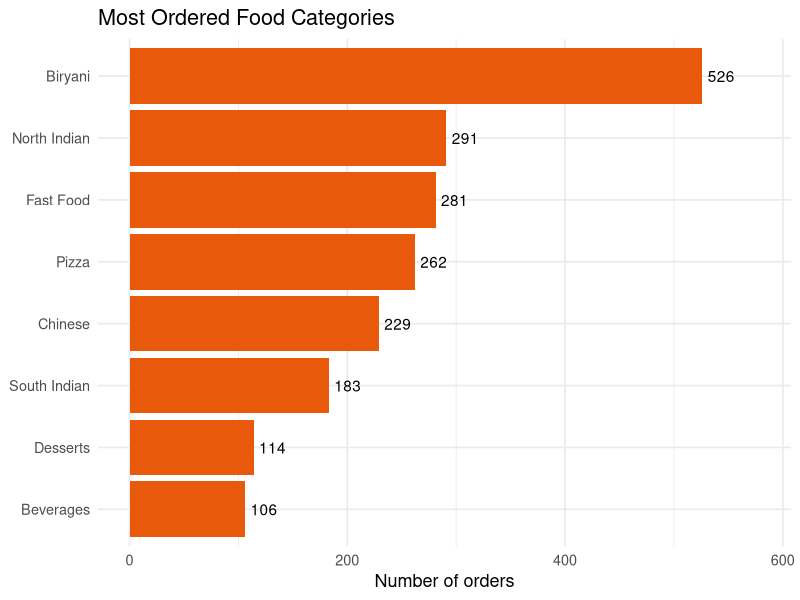
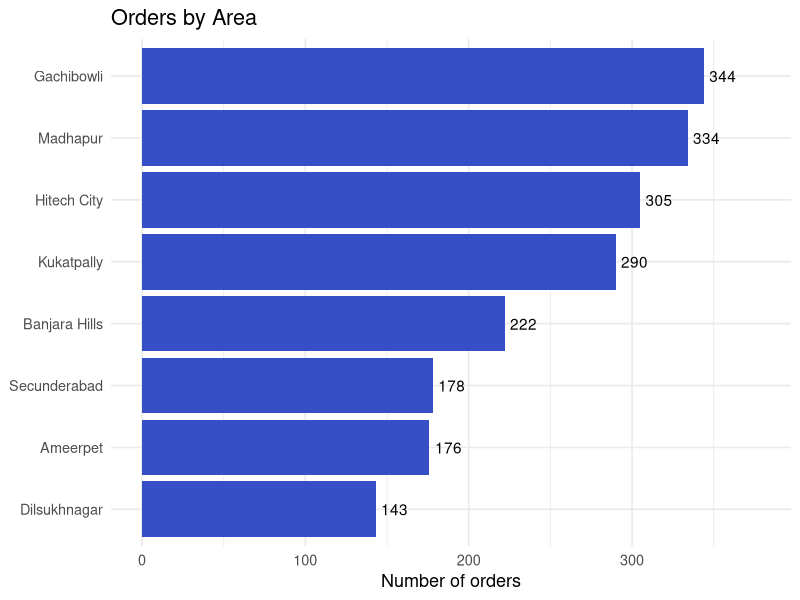
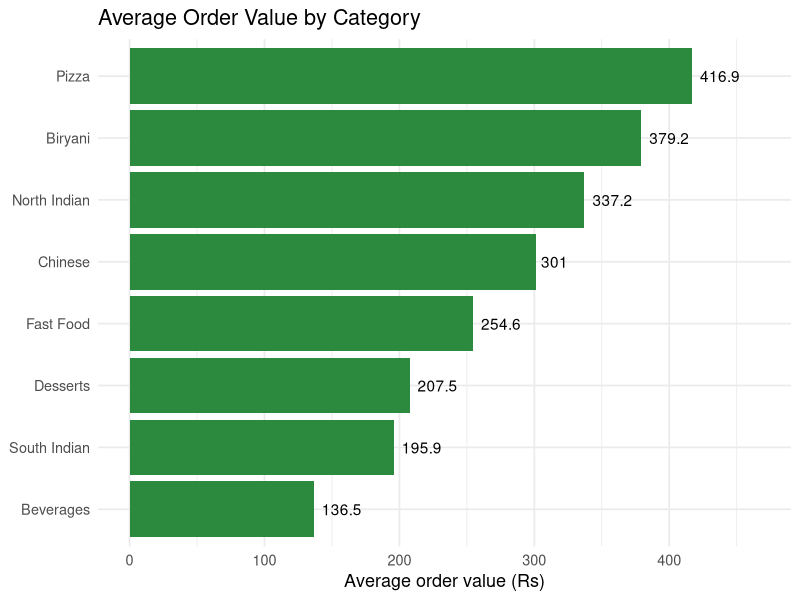
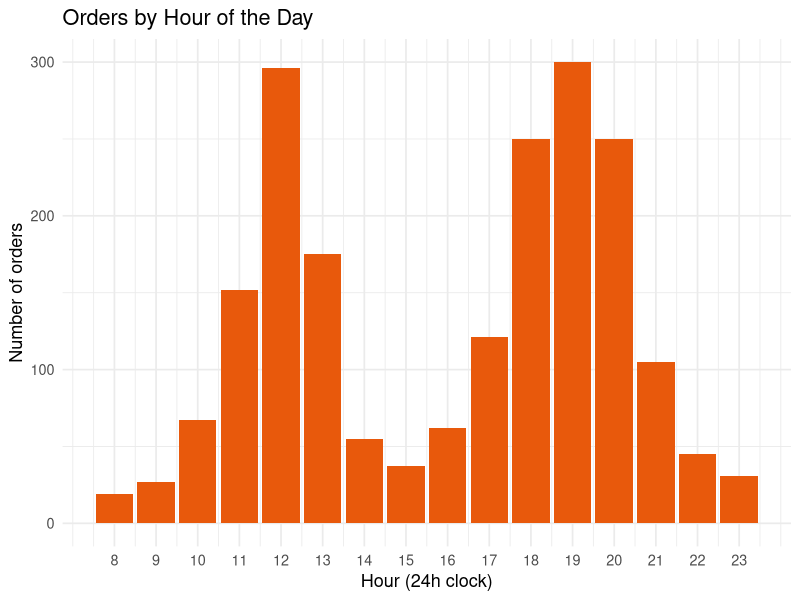
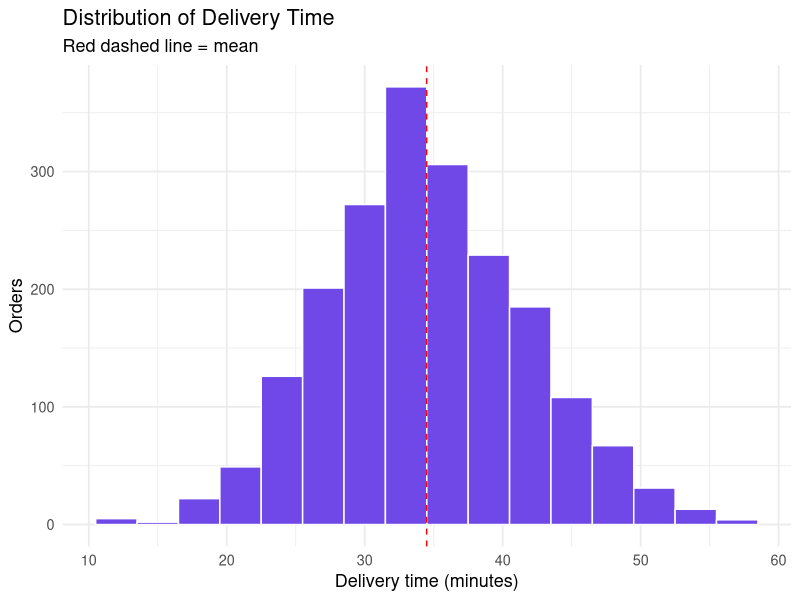
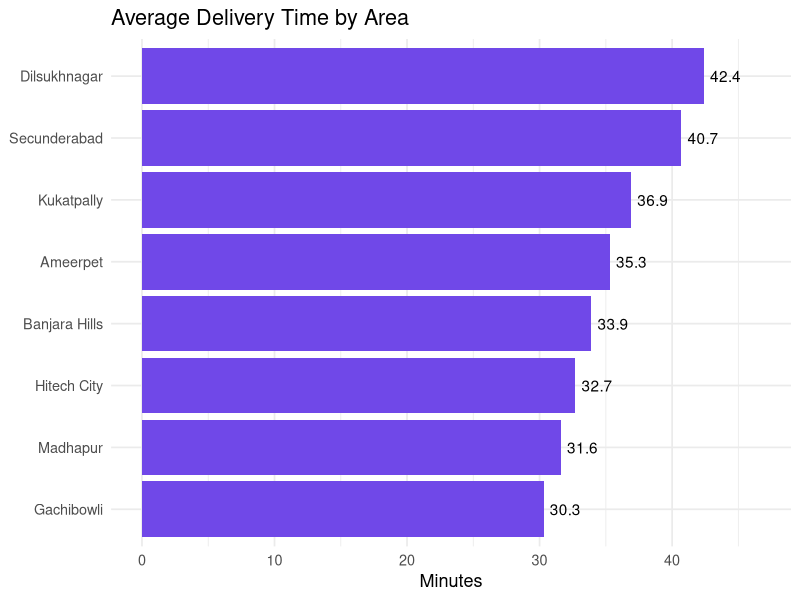
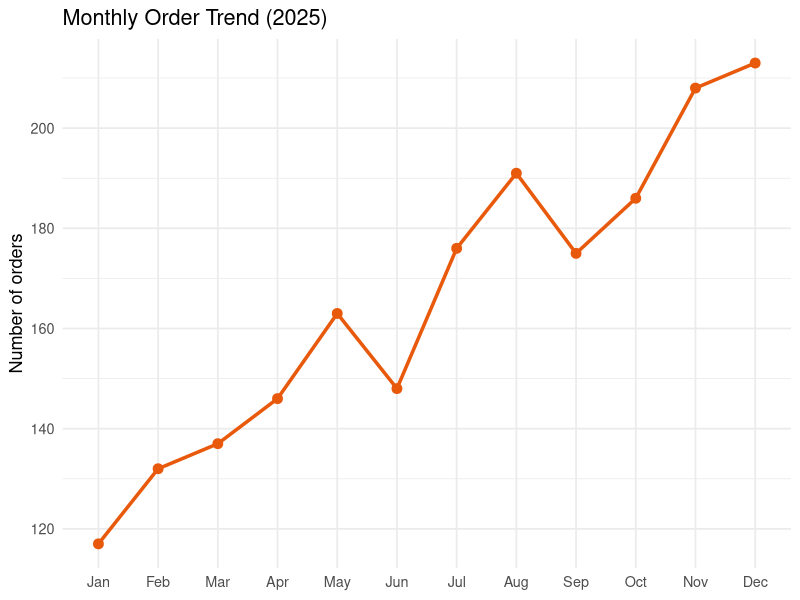
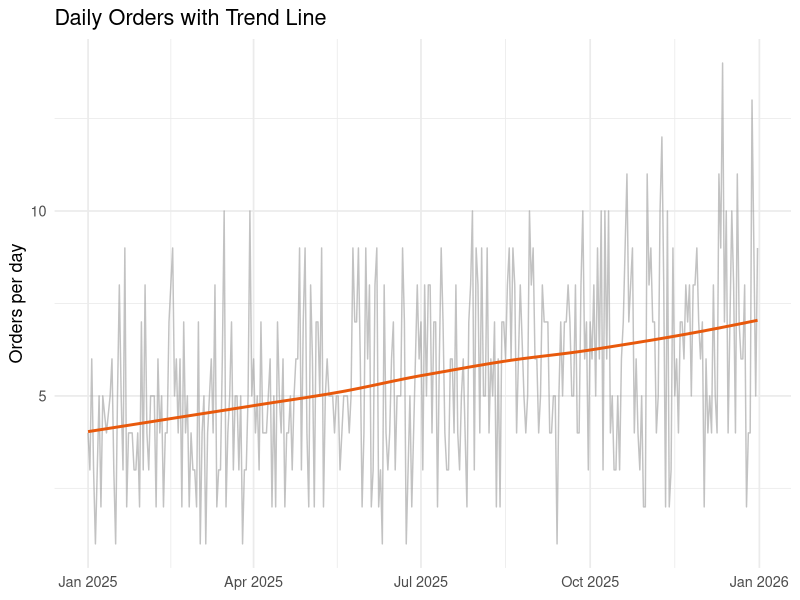

R code for these plots, in order:
# =====================================================================
# Food Delivery Order Analysis and Customer Insights Using R
# ---------------------------------------------------------------------
# HOW TO RUN (RStudio):
#   1. Put this file and food_delivery_data.csv in the same folder.
#   2. Session > Set Working Directory > To Source File Location
#   3. Click "Source" (or Ctrl+Shift+S).  Charts are shown in the Plots
#      pane and also saved as PNG files in a "plots" folder.
# To use your own dataset, replace the CSV file and keep the same
# column names (or edit the names below).
# =====================================================================

# ---- 0. Packages ----------------------------------------------------
pkgs <- c("dplyr", "ggplot2", "lubridate", "scales")
for (p in pkgs) {
  if (!requireNamespace(p, quietly = TRUE)) install.packages(p)
  library(p, character.only = TRUE)
}
dir.create("plots", showWarnings = FALSE)
save_plot <- function(p, name) {
  print(p)
  ggsave(file.path("plots", name), p, width = 8, height = 5, dpi = 150)
}
theme_set(theme_minimal(base_size = 13))
orange <- "#E8590C"

# ---- 1. Load data ---------------------------------------------------
raw <- read.csv("food_delivery_data.csv", na.strings = c("NA", ""),
                stringsAsFactors = FALSE)
cat("\n===== 1. DATA OVERVIEW =====\n")
cat("Rows:", nrow(raw), " Columns:", ncol(raw), "\n")
str(raw)
head(raw)
summary(raw)

# ---- 2. Data cleaning -----------------------------------------------
cat("\n===== 2. DATA CLEANING =====\n")
cat("Missing values per column (raw):\n")
print(colSums(is.na(raw)))

# 2a. Remove duplicate rows
n_before <- nrow(raw)
df <- distinct(raw)
cat("Duplicate rows removed:", n_before - nrow(df), "\n")

# 2b. Fix data types
df$order_date <- as.Date(df$order_date)
df$month      <- month(df$order_date, label = TRUE, abbr = TRUE)
df$weekday    <- wday(df$order_date, label = TRUE, abbr = TRUE)

# 2c. Remove impossible outliers (delivery time over 120 minutes)
n_out <- sum(df$delivery_time_min > 120, na.rm = TRUE)
df <- df %>% filter(is.na(delivery_time_min) | delivery_time_min <= 120)
cat("Outliers removed (delivery > 120 min):", n_out, "\n")

# 2d. Handle missing values
#     order_value and delivery_time_min -> replaced by the median
#     rating -> kept as NA and ignored in rating analysis (na.rm = TRUE)
df$order_value[is.na(df$order_value)] <-
  median(df$order_value, na.rm = TRUE)
df$delivery_time_min[is.na(df$delivery_time_min)] <-
  median(df$delivery_time_min, na.rm = TRUE)
cat("Missing values after cleaning:\n")
print(colSums(is.na(df)))
cat("Clean dataset rows:", nrow(df), "\n")

# ---- 3. Descriptive statistics (mean, median, SD) --------------------
cat("\n===== 3. DESCRIPTIVE STATISTICS =====\n")
desc <- data.frame(
  Variable = c("Order value (Rs)", "Delivery time (min)", "Rating"),
  Mean   = c(mean(df$order_value), mean(df$delivery_time_min),
             mean(df$rating, na.rm = TRUE)),
  Median = c(median(df$order_value), median(df$delivery_time_min),
             median(df$rating, na.rm = TRUE)),
  SD     = c(sd(df$order_value), sd(df$delivery_time_min),
             sd(df$rating, na.rm = TRUE))
)
desc[, -1] <- round(desc[, -1], 2)
print(desc)

# ---- 4. Most ordered food categories ----------------------------------
cat("\n===== 4. FOOD CATEGORIES =====\n")
cat_tab <- df %>% count(food_category, sort = TRUE)
print(cat_tab)
p1 <- ggplot(cat_tab, aes(reorder(food_category, n), n)) +
  geom_col(fill = orange) + coord_flip() +
  geom_text(aes(label = n), hjust = -0.2) +
  labs(title = "Most Ordered Food Categories",
       x = NULL, y = "Number of orders") +
  expand_limits(y = max(cat_tab$n) * 1.1)
save_plot(p1, "1_food_categories.png")

# ---- 5. Orders by area ------------------------------------------------
cat("\n===== 5. ORDERS BY AREA =====\n")
area_tab <- df %>% count(area, sort = TRUE)
print(area_tab)
p2 <- ggplot(area_tab, aes(reorder(area, n), n)) +
  geom_col(fill = "#364FC7") + coord_flip() +
  geom_text(aes(label = n), hjust = -0.2) +
  labs(title = "Orders by Area", x = NULL, y = "Number of orders") +
  expand_limits(y = max(area_tab$n) * 1.1)
save_plot(p2, "2_orders_by_area.png")

# ---- 6. Average order value -------------------------------------------
cat("\n===== 6. AVERAGE ORDER VALUE =====\n")
cat("Overall average order value: Rs", round(mean(df$order_value), 2), "\n")
aov_tab <- df %>% group_by(food_category) %>%
  summarise(avg_order_value = round(mean(order_value), 1),
            orders = n()) %>%
  arrange(desc(avg_order_value))
print(aov_tab)
p3 <- ggplot(aov_tab, aes(reorder(food_category, avg_order_value),
                          avg_order_value)) +
  geom_col(fill = "#2B8A3E") + coord_flip() +
  geom_text(aes(label = avg_order_value), hjust = -0.2) +
  labs(title = "Average Order Value by Category",
       x = NULL, y = "Average order value (Rs)") +
  expand_limits(y = max(aov_tab$avg_order_value) * 1.12)
save_plot(p3, "3_avg_order_value.png")

# ---- 7. Peak ordering hours --------------------------------------------
cat("\n===== 7. PEAK ORDERING HOURS =====\n")
hour_tab <- df %>% count(order_hour)
print(hour_tab %>% arrange(desc(n)) %>% head(5))
p4 <- ggplot(hour_tab, aes(order_hour, n)) +
  geom_col(fill = orange) +
  scale_x_continuous(breaks = 8:23) +
  labs(title = "Orders by Hour of the Day",
       x = "Hour (24h clock)", y = "Number of orders")
save_plot(p4, "4_peak_hours.png")

# ---- 8. Delivery time ----------------------------------------------------
cat("\n===== 8. DELIVERY TIME =====\n")
dt_area <- df %>% group_by(area) %>%
  summarise(avg_delivery = round(mean(delivery_time_min), 1)) %>%
  arrange(avg_delivery)
print(dt_area)
p5 <- ggplot(df, aes(delivery_time_min)) +
  geom_histogram(binwidth = 3, fill = "#7048E8", colour = "white") +
  geom_vline(xintercept = mean(df$delivery_time_min),
             colour = "red", linetype = "dashed") +
  labs(title = "Distribution of Delivery Time",
       subtitle = "Red dashed line = mean",
       x = "Delivery time (minutes)", y = "Orders")
save_plot(p5, "5_delivery_time_hist.png")
p6 <- ggplot(dt_area, aes(reorder(area, avg_delivery), avg_delivery)) +
  geom_col(fill = "#7048E8") + coord_flip() +
  geom_text(aes(label = avg_delivery), hjust = -0.2) +
  labs(title = "Average Delivery Time by Area",
       x = NULL, y = "Minutes") +
  expand_limits(y = max(dt_area$avg_delivery) * 1.1)
save_plot(p6, "6_delivery_time_by_area.png")

# ---- 9. Daily / monthly trends -------------------------------------------
cat("\n===== 9. ORDER TRENDS =====\n")
month_tab <- df %>% count(month)
print(month_tab)
p7 <- ggplot(month_tab, aes(month, n, group = 1)) +
  geom_line(colour = orange, linewidth = 1.2) +
  geom_point(colour = orange, size = 3) +
  labs(title = "Monthly Order Trend (2025)",
       x = NULL, y = "Number of orders")
save_plot(p7, "7_monthly_trend.png")

daily_tab <- df %>% count(order_date)
p8 <- ggplot(daily_tab, aes(order_date, n)) +
  geom_line(colour = "grey60", alpha = 0.6) +
  geom_smooth(method = "loess", se = FALSE, colour = orange,
              formula = y ~ x) +
  labs(title = "Daily Orders with Trend Line",
       x = NULL, y = "Orders per day")
save_plot(p8, "8_daily_trend.png")

wk_tab <- df %>% count(weekday)
print(wk_tab)

# ---- 10. Payment method preferences ---------------------------------------
cat("\n===== 10. PAYMENT METHODS =====\n")
pay_tab <- df %>% count(payment_method, sort = TRUE) %>%
  mutate(percent = round(100 * n / sum(n), 1))
print(pay_tab)
p9 <- ggplot(pay_tab, aes(x = "", y = n, fill = payment_method)) +
  geom_col(width = 1, colour = "white") +
  coord_polar("y") +
  geom_text(aes(label = paste0(percent, "%")),
            position = position_stack(vjust = 0.5), colour = "white") +
  scale_fill_brewer(palette = "Set1") +
  labs(title = "Payment Method Preference", fill = NULL) +
  theme_void(base_size = 13)
save_plot(p9, "9_payment_methods.png")

# ---- 11. Ratings vs orders & correlation analysis ---------------------------
cat("\n===== 11. RATINGS vs ORDERS / CORRELATION =====\n")
rest_tab <- df %>% group_by(restaurant_id) %>%
  summarise(orders = n(),
            avg_rating = mean(rating, na.rm = TRUE)) %>%
  filter(!is.na(avg_rating))

# Pearson correlation: restaurant average rating vs number of orders
cor_rest <- cor(rest_tab$avg_rating, rest_tab$orders)
cat("Correlation (restaurant avg rating vs orders):", round(cor_rest, 3), "\n")
print(cor.test(rest_tab$avg_rating, rest_tab$orders))

p10 <- ggplot(rest_tab, aes(avg_rating, orders)) +
  geom_point(colour = orange, size = 3) +
  geom_smooth(method = "lm", se = FALSE, colour = "black",
              formula = y ~ x) +
  labs(title = "Restaurant Rating vs Number of Orders",
       subtitle = paste("Pearson r =", round(cor_rest, 2)),
       x = "Average rating", y = "Number of orders")
save_plot(p10, "10_rating_vs_orders.png")

# Correlation matrix of numeric variables (rating NAs ignored pairwise)
num_vars <- df[, c("order_value", "delivery_time_min", "rating", "order_hour")]
cor_mat <- round(cor(num_vars, use = "complete.obs"), 3)
cat("\nCorrelation matrix:\n")
print(cor_mat)

p11 <- ggplot(df, aes(delivery_time_min, rating)) +
  geom_point(alpha = 0.25, colour = "#364FC7") +
  geom_smooth(method = "lm", colour = "red", formula = y ~ x) +
  labs(title = "Delivery Time vs Rating",
       subtitle = paste("Pearson r =",
                        round(cor(df$delivery_time_min, df$rating,
                                  use = "complete.obs"), 2)),
       x = "Delivery time (min)", y = "Rating")
save_plot(p11, "11_delivery_vs_rating.png")

# ---- 12. Basic statistical test -----------------------------------------------
cat("\n===== 12. STATISTICAL TEST =====\n")
# Do peak hours (12-14 and 19-21) have slower delivery than off-peak?
df$period <- ifelse(df$order_hour %in% c(12, 13, 14, 19, 20, 21),
                    "Peak", "Off-peak")
print(df %>% group_by(period) %>%
        summarise(avg_delivery = round(mean(delivery_time_min), 2),
                  orders = n()))
print(t.test(delivery_time_min ~ period, data = df))

cat("\nDone. Charts saved in the 'plots' folder.\n")
